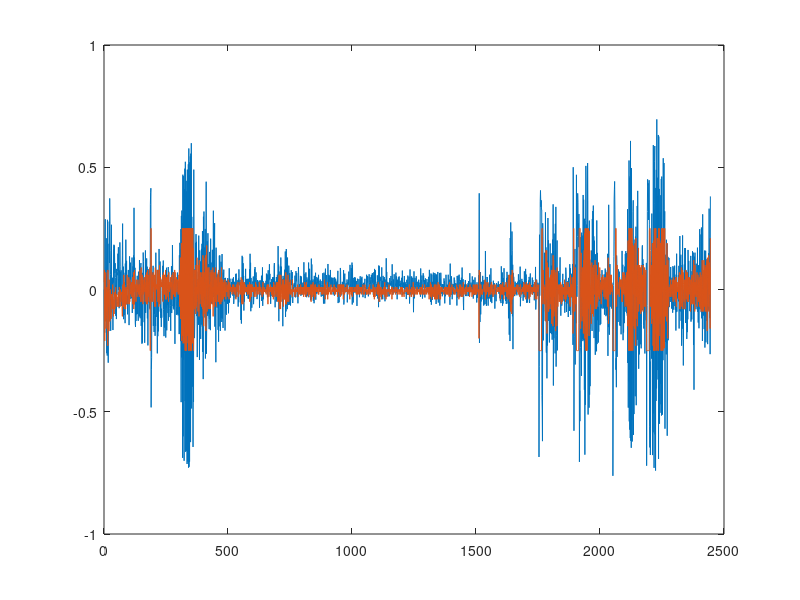

Reproduce this figure in MATLAB.
clc
close all
clear all

%% Load file
% 1. Timestamp - 2. Potentiometer angle - 3. Gyro speed of frame - 4. Acceleration in X - 5. Acceleration in Y - 6. Speed of wheel
data = dlmread('balance_data_3.csv', ';');
% data = csvread('balance_data_3.csv');

%% measurements
% 1. Angle of frame - 3. Gyro speed of frame - 4. Speed of wheel
z = transpose([(atan2(data(:,4), data(:,5)) - pi/4) , data(:,3), data(:,6)]);
pot = data(:,2)*pi/180;
filtered_ang_pos = data(:,7);
% plot(z(:,1))
% hold on
% plot(data(:,2)*pi/180)

%%-(((atan2(-AcY, -AcX) + PI) * RAD_TO_DEG) - 45);
%% Model parameter definitions

g = 9.816; % Gravitational acceleration [m/s^2]
m_w = 0.220; % Mass of the wheel [kg]
l_w = 0.092; % Distance between flywheel's COM and origin [m]
J_w = 0.699*10^(-3); % Inertia of the flyweheel [kg*m^2]
b_w = 1.93*10^(-5); % Damping coefficient for the flywheel [N*m*s/rad]
m_f = 0.766-m_w; % Mass of the frame [kg]
l_f = 0.0958; % Distance between frame COM and the origin [m]
J_f = 0.0067; % Inertia of the frame [kg*m^2]
b_f = (0.0036+0.0033+0.0038)/3; % Damping coefficient for the frame [N*m*s/rad]

%% State space model

A = zeros(3,3);
A(1,1) = 0;
A(1,2) = 1;
A(1,3) = 0;
A(2,1) = g*(m_f*l_f+m_w*l_w)/(J_f + m_w*(l_w)^2);
A(2,2) = -b_f/(J_f+m_w*(l_w)^2);
A(2,3) = b_w/(J_f+m_w*(l_w)^2);
A(3,1) = - g*(m_f*l_f+m_w*l_w)/(J_f+m_w*(l_w)^2);
A(3,2) = b_f/(J_f+m_w*(l_w)^2);
A(3,3) = -b_w*(J_w+J_f+m_w*(l_w)^2)/(J_w*(J_f+m_w*(l_w)^2));

B = zeros(3,1);
B(1) = 0;
B(2) = -1/(J_f+m_w*(l_w)^2);
B(3) = (J_w+J_f+m_w*(l_w)^2)/(J_w*(J_f+m_w*(l_w)^2));

u = data(:,7);

%%%%%%%%%%%%%%%%% KALMAN FILTER %%%%%%%%%%%%%%%%%%%%%

%%% initial guess of the state
x_prior(:,1) = [0 0 0];
x_post(:,1) = [0 0 0];

P_prior = eye(3);
P_post = eye(3);
H = eye(3);

%%% Covariance of the noise in the measurement
R = [0.0001 0 0;
        0 1 0;
        0 0 1];

%%% Covariance of the noise in the process
Q = [1 0 0;
        0 1 0;
        0 0 1];
    
Q = 0.0001*Q;


for i = 2:length(u)
    x_prior(:,i) = A*x_post(:,i-1) + B*u(i);
    P_prior = A*P_post*transpose(A) + Q;
    K = P_prior * transpose(H) * ...
           inv((H * P_prior * transpose(H) + R));
    
    x_post(:,i) = x_prior(:,i) + K*(z(:,i) - H*x_prior(:,i));
    P_post = P_prior - K*H*P_prior;
end

plot(x_post(1,:))
hold on
plot(filtered_ang_pos)
 
